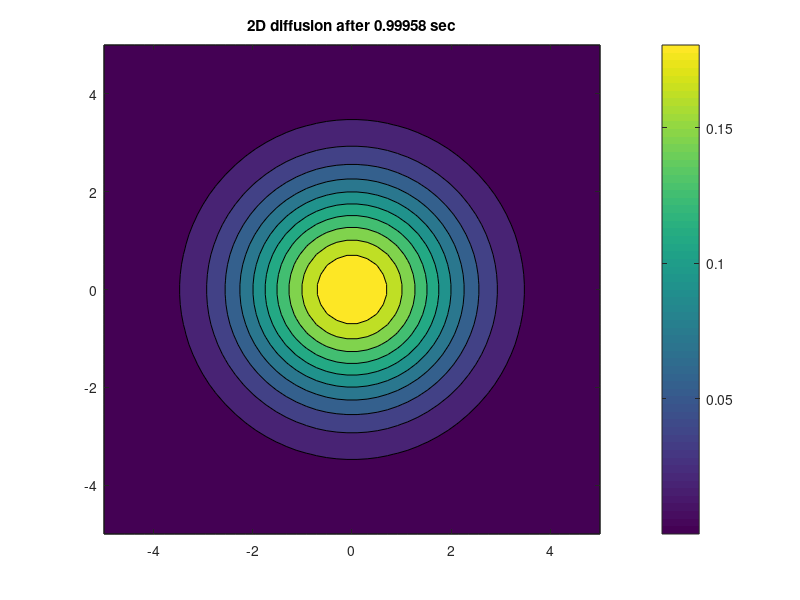

This chart was generated by the following MATLAB code:
clear all, close all, clc

% Physics
Lx = 10; % size of model in x, m
Ly = 10; % size of model in y, m
Dc = 1; % Diffusion coefficient, m^2/s
tt = 1; % total time, s
C0 = 1; % amplitude of inital concentration
wx = 0.1 * Lx; % width of gaussian concentration
wy = 0.1 * Ly; % wifth of gaussian concentration in y
cx = 0;
cy = 0; % centers of gaussian inital distribution

% numerics
nx = 50; % number of grid points in x
ny = 50; % number of grid points in y

% preprocessing
dx = Lx/(nx-1); % grid spacing in x, m
dy = Ly/(ny-1); % grid spacing in y, m
dt = min(dx,dy)^2/(Dc)/4; % time interval based on numerical stability, s
%dt = 1e-3; % time interval for playing, s
[X Y] = ndgrid(-Lx/2:dx:Lx/2, -Ly/2:dy:Ly/2);
nt =tt/dt;

% Initial conditions
C = C0 * exp(-(X - cx).^2/wx^2 -(Y - cy).^2/wy^2);
time = 0;
% Action
for it = 1:nt
    dCdt = Dc * (diff(diff(C(:,2:end-1),1,1)/dx,1,1)/dx + diff(diff(C(2:end-1,:),1,2)/dy,1,2)/dy);
    C(2:end-1,2:end-1) = C(2:end-1,2:end-1) + dCdt * dt;
    time = time + dt;

    %postproccesing
    contourf(X,Y,C), shading interp
    colorbar   
    title(['2D diffusion after ', num2str(time), ' sec' ])
    drawnow
end